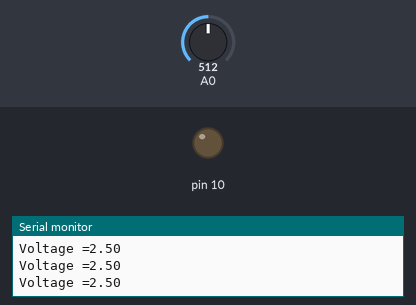
The sketch below on a simulated Arduino Uno, built with avr-gcc and run on an emulated ATmega328P. Parts: output pins drawn as LEDs (lit = HIGH), the last lines printed to the serial monitor. The test bench sets the inputs (shaded band); at power-on: A0 = 512.

Above: at 1.2 s.
1.3 s: A0 set to 12
2.8 s: A0 set to 9
At 3.5 s:
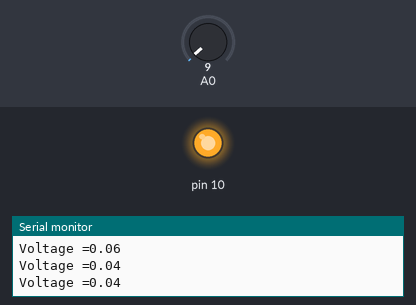
4.5 s: A0 set to 122
At 4.8 s:
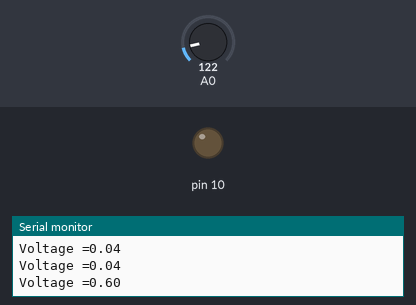
6.0 s: A0 set to 0
At 7.2 s:
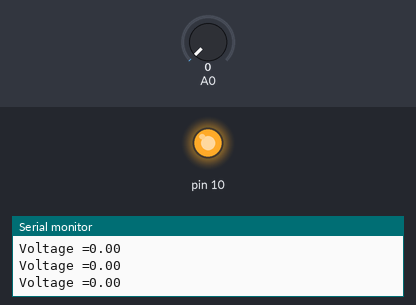
Timing chart, 0 to 8.5 s (numbered marks = the images above; inputs shaded):
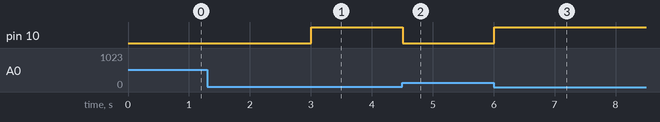

Measured:
- the behaviour switches between 11 and 10 on A0 (found by bisection; images 0 and 1)
- after the input at 2.8 s, pin 10: LOW → HIGH after 0.21 s
- after the input at 4.5 s, pin 10: HIGH → LOW at once
- after the input at 6.0 s, pin 10: LOW → HIGH at once

The sketch:

LDR_Circuit.ino
```cpp
//Original source:  https://www.arduino.cc/en/Tutorial/ReadAnalogVoltage

// This code is used with a video tutorial for RoboJax.com
// Published on Aug 31, 2017 from Aajx, ON, Canada.
// Written/Edited by A.B.S

void setup()

{

  Serial.begin(9600);          //  setup serial
  pinMode(10, OUTPUT);
}


void loop(){

  int LDRvalue = analogRead(A0);
  // Convert the analog reading (which goes from 0 - 1023) to a voltage (0 - 5V):
  float voltage = LDRvalue * (5.0 / 1023.0);
  // print out the value you read:
  Serial.print("Voltage =");// prints the text "Voltage ="
  Serial.print(voltage);// prints the actual voltage

  // check if voltage is less than 3, then set pin 10 to high or ON
  if(voltage < 0.05
  ){
    digitalWrite(10, HIGH);
  }else{
    digitalWrite(10, LOW); // or keep of OFF when voltage is larger than 3
  }
  Serial.println();
  delay(300);

}
```
